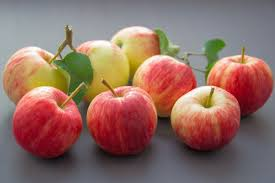
#> input picture training_data/apples/images (0).jpg, 275 x 183 px, found by its file name; its folder holds 4 pictures in this run
$ python -i data.py   (imports and definitions only)
#> lines starting #> are read from the running program, lines starting #| are printed output that depends on the picture
import os
import numpy as np
import cv2

def load_data():

    #loading training data
    list_of_imgs = []
    img_dir = "D:/Projects/Apple Classifier/training_data/apples/"
    for img in os.listdir(img_dir):
        img = os.path.join(img_dir, img)
        if not img.endswith(".jpg"):
            continue
        a = cv2.imread(img).astype(np.float32)
        a = cv2.resize(a,(28,28),0,0, cv2.INTER_LINEAR)
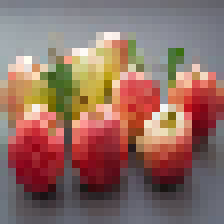
#> a: shape (28, 28, 3) float32 (shown 8 times larger); mean B, G, R 100.4, 109.2, 143.6
        if a is None:
            print ("Unable to read image", img)
            continue
        list_of_imgs.append(a.flatten())
#> pass 2 of the loop in load_data, `for img in os.listdir(img_dir):`:
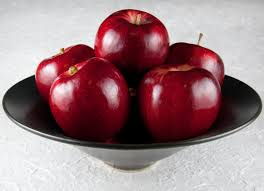
#> input picture training_data/apples/images (1).jpg, 264 x 191 px, found by its file name
#> in load_data, `a = cv2.resize(a,(28,28),0,0, cv2.INTER_LINEAR)`:
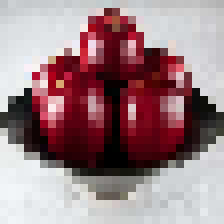
#> a: shape (28, 28, 3) float32 (shown 8 times larger); mean B, G, R 132.8, 128.6, 157.4
#> pass 3 of the loop in load_data, `for img in os.listdir(img_dir):`:
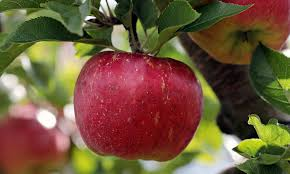
#> input picture training_data/apples/images (10).jpg, 290 x 174 px, found by its file name
#> in load_data, `a = cv2.resize(a,(28,28),0,0, cv2.INTER_LINEAR)`:
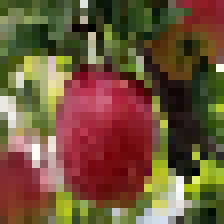
#> a: shape (28, 28, 3) float32 (shown 8 times larger); mean B, G, R 57.2, 84.3, 111.4
#> the loop made 4 passes; the first 3 are shown
    train_data = np.asarray(list_of_imgs)
    train_labels = np.full(train_data.shape[0],0,dtype = np.int32)
#> train_labels = [0, 0, 0, 0]

    list_of_imgs = []
    img_dir = "D:/Projects/Apple Classifier/training_data/others/"
#> (the run stopped early here; a loop or call above may not have finished)
